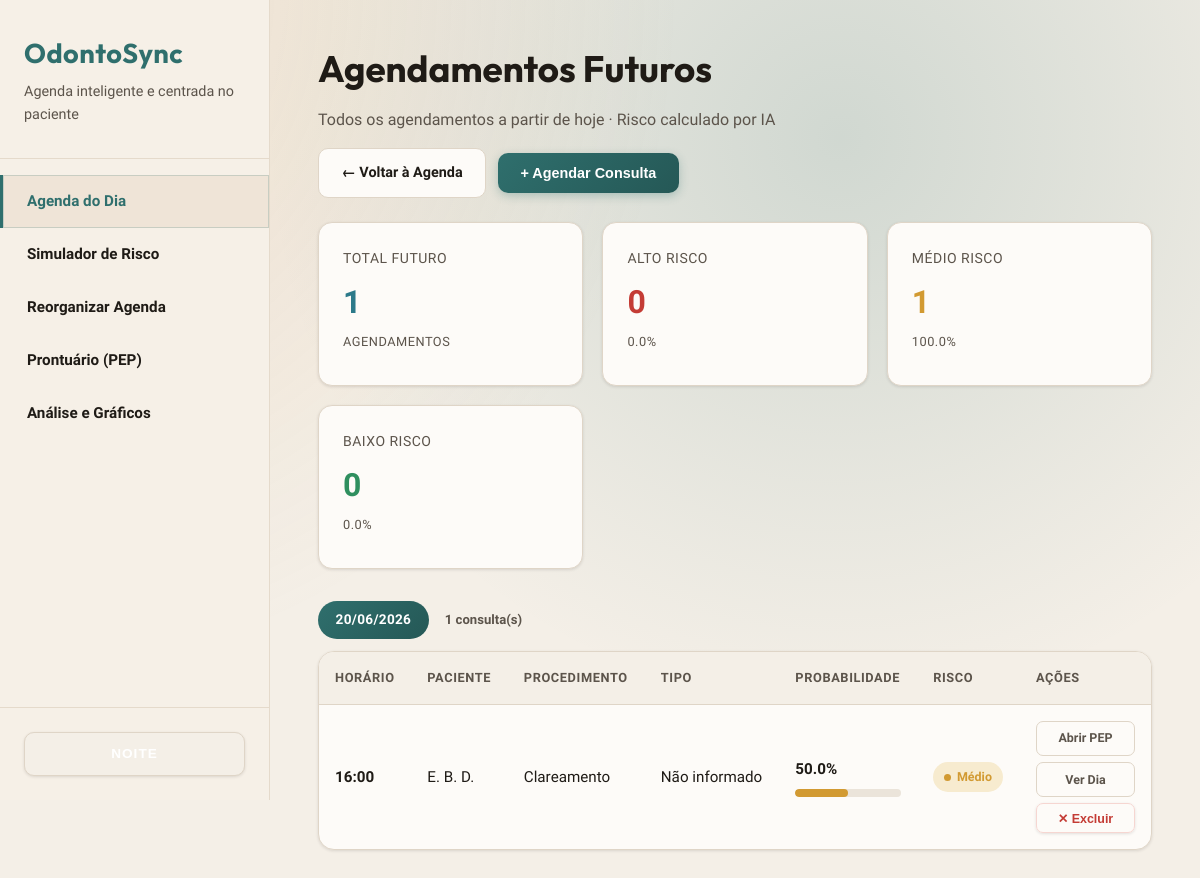
Before: /agendamentos-futuros with the older database file.
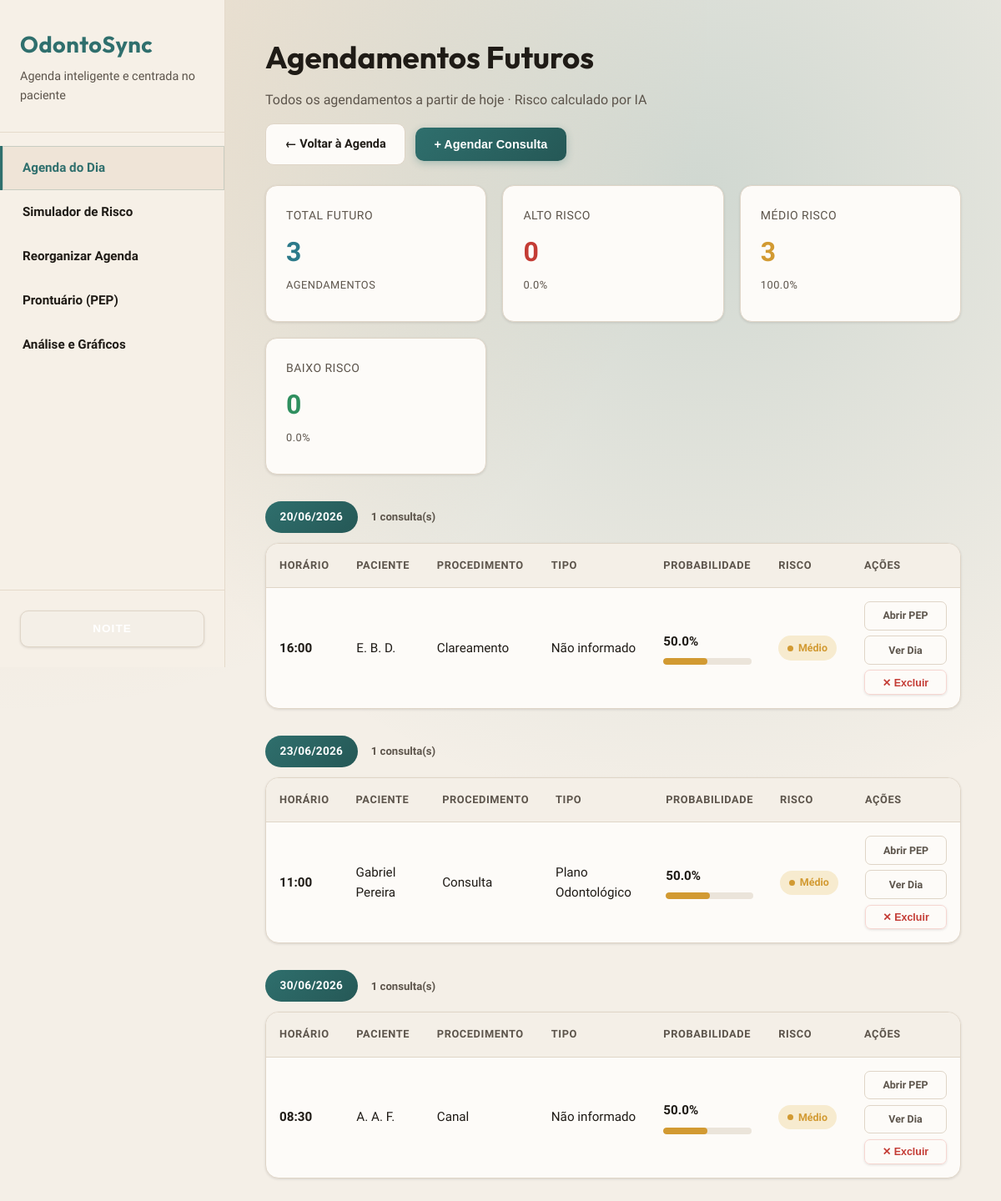
After: the same page with the newer database file.
### tables this page shows
CREATE TABLE pacientes (
            id TEXT PRIMARY KEY,
            nome TEXT NOT NULL,
            faixa_etaria TEXT NOT NULL,
            tipo_pagamento TEXT NOT NULL,
            faltas_anteriores INTEGER DEFAULT 0,
            taxa_historica REAL DEFAULT 0.0,
            tempo_como_paciente INTEGER DEFAULT 0,
            created_at TIMESTAMP DEFAULT CURRENT_TIMESTAMP,
            updated_at TIMESTAMP DEFAULT CURRENT_TIMESTAMP
        , fumante INTEGER DEFAULT 0, doenca_cronica INTEGER DEFAULT 0, complexidade_tratamento TEXT DEFAULT 'Baixa', photo_url TEXT, lgpd_mask INTEGER DEFAULT 1);

### app/routes/agenda.py (the view)
@bp.route('/agendamentos-futuros')
def agendamentos_futuros():
    hoje = datetime.now().strftime('%Y-%m-%d')
    conn = get_connection()
    cursor = conn.cursor()
    cursor.execute('''
        SELECT c.*, p.nome, p.faixa_etaria, p.tipo_pagamento, p.faltas_anteriores,
               p.taxa_historica, p.tempo_como_paciente,
               p.fumante, p.doenca_cronica, p.complexidade_tratamento, p.photo_url
        FROM consultas c
        JOIN pacientes p ON c.paciente_id = p.id
        WHERE c.data >= ? AND c.status_atendimento IS NULL
        ORDER BY c.data ASC, c.horario ASC
    ''', (hoje,))
    todas_consultas = cursor.fetchall()
    conn.close()
    consultas_com_risco, stats = _calcular_risco_consultas(todas_consultas) if todas_consultas else ([], {'total': 0, 'alto_risco': 0, 'medio_risco': 0, 'baixo_risco': 0})
    from collections import OrderedDict
    consultas_por_data = OrderedDict()
    for c in consultas_com_risco:
        d = c['data']
        if d not in consultas_por_data:
            consultas_por_data[d] = []
        consultas_por_data[d].append(c)
    datas_disponiveis = get_datas_com_consultas(hoje)
    return render_template(
        'agendamentos_futuros.html',
        consultas_por_data=consultas_por_data,
        stats=stats,
        hoje=hoje,
        datas_disponiveis=datas_disponiveis,
        active_page='agenda'
    )

### app/ml/inferencia.py (called while the page is built)
def carregar_modelo():
    global _modelo, _encoders
    if _modelo is None or _encoders is None:
        if not os.path.exists(Config.MODELO_PATH):
            raise FileNotFoundError(
                f"Modelo não encontrado em {Config.MODELO_PATH}. "
                "Execute primeiro: python -m app.ml.treinar"
            )
        _modelo = joblib.load(Config.MODELO_PATH)
        _encoders = joblib.load(Config.ENCODERS_PATH)
        print("[OK] Modelo e encoders carregados")
    return _modelo, _encoders

def prever_e_classificar(dados_consulta):
    probabilidade = prever_risco(dados_consulta)
    categoria, cor = classificar_risco(probabilidade)
    recomendacao = recomendar_acao(probabilidade, categoria)
    return {
        'probabilidade': round(probabilidade * 100, 1),  # Converter para %
        'probabilidade_decimal': probabilidade,
        'categoria': categoria,
        'cor': cor,
        'recomendacao': recomendacao
    }

### app/models/database.py (called while the page is built, shortened)
def _ensure_schema(conn):
    global _schema_checked
    if _schema_checked:
        return

def get_connection():
    conn = sqlite3.connect(Config.DATABASE_PATH)
    conn.row_factory = sqlite3.Row  # Permite acessar colunas por nome
    _ensure_schema(conn)
    return conn

def get_datas_com_consultas(data_inicio=None):
    conn = get_connection()
    cursor = conn.cursor()
    if data_inicio:
        cursor.execute(
            'SELECT DISTINCT data FROM consultas WHERE data >= ? ORDER BY data ASC LIMIT 60',
            (data_inicio,)
        )
    else:
        cursor.execute('SELECT DISTINCT data FROM consultas ORDER BY data ASC LIMIT 60')
    rows = cursor.fetchall()
    conn.close()
    return [r['data'] for r in rows]

### app/templates/agendamentos_futuros.html (shortened to what this page needs)
{% extends "base.html" %}
{% block content %}
<div class="future-toolbar">
  <div class="page-header" style="margin-bottom:0">
    <h1 class="page-title">Agendamentos Futuros</h1>
    <p class="page-subtitle">Todos os agendamentos a partir de hoje · Risco calculado por IA</p>
  </div>
  <div class="toolbar-actions">
    <a href="/" class="btn-secondary">← Voltar à Agenda</a>
    <button class="btn-primary" onclick="abrirModalAgendar()">+ Agendar Consulta</button>
  </div>
</div>
<div class="stats-grid">
  <div class="stat-card info">
    <div class="stat-label">Total Futuro</div>
    <div class="stat-value">{{ stats.total }}</div>
    {% if stats.total > 0 %}<div class="stat-label">agendamentos</div>{% endif %}
  </div>
  <div class="stat-card danger">
    <div class="stat-label">Alto Risco</div>
    <div class="stat-value">{{ stats.alto_risco }}</div>
    {% if stats.total > 0 %}<div class="stat-label">{{ ((stats.alto_risco / stats.total) * 100) | round(1) }}%</div>{% endif %}
  </div>
  <div class="stat-card warning">
    <div class="stat-label">Médio Risco</div>
    <div class="stat-value">{{ stats.medio_risco }}</div>
    {% if stats.total > 0 %}<div class="stat-label">{{ ((stats.medio_risco / stats.total) * 100) | round(1) }}%</div>{% endif %}
  </div>
  <div class="stat-card success">
    <div class="stat-label">Baixo Risco</div>
    <div class="stat-value">{{ stats.baixo_risco }}</div>
    {% if stats.total > 0 %}<div class="stat-label">{{ ((stats.baixo_risco / stats.total) * 100) | round(1) }}%</div>{% endif %}
  </div>
</div>
{% if consultas_por_data %}
  {% for data, consultas in consultas_por_data.items() %}
  <div class="date-group">
    <div class="date-group-header">
      <span class="date-badge {% if data == hoje %}hoje{% endif %}">
        {% if data == hoje %}Hoje{% else %}{{ data[8:10] }}/{{ data[5:7] }}/{{ data[0:4] }}{% endif %}
      </span>
      <span class="date-count">{{ consultas|length }} consulta(s)</span>
    </div>
    <div class="table-container">
      <table>
        <thead>
          <tr>
            <th>Horário</th>
            <th>Paciente</th>
            <th>Procedimento</th>
            <th>Tipo</th>
            <th class="risco-cell">Probabilidade</th>
            <th>Risco</th>
            <th class="action-cell">Ações</th>
          </tr>
        </thead>
        <tbody>
          {% for c in consultas %}
          <tr id="fut-row-{{ c.id }}">
            <td>
              <strong>{{ c.horario }}</strong>
            </td>
            <td>{{ c.nome }}</td>
            <td>{{ c.procedimento }}</td>
            <td>{{ c.tipo_pagamento }}</td>
            <td class="risco-cell">
              <strong>{{ c.risco.probabilidade }}%</strong>
              <div class="progress-bar">
                <div class="progress-fill {{ c.risco.cor }}"
                     style="width: {{ c.risco.probabilidade }}%"></div>
              </div>
            </td>
            <td>
              <span class="risk-chip {{ c.risco.cor }}">
                <span class="risk-dot"></span>{{ c.risco.categoria }}
              </span>
            </td>
            <td class="action-cell">
              <div class="action-group">
                <a href="/prontuario/{{ c.paciente_id }}" class="action-btn ghost">Abrir PEP</a>
                <a href="/?data={{ c.data }}" class="action-btn ghost">Ver Dia</a>
                <button class="action-btn danger-ghost"
                        onclick="excluirConsulta({{ c.id }})">✕ Excluir</button>
              </div>
            </td>
          </tr>
          {% endfor %}
        </tbody>
      </table>
    </div>
  </div>
  {% endfor %}
{% endif %}
{% endblock %}

### app/templates/base.html (shortened to what this page needs)
<!DOCTYPE html>
<html lang="pt-BR">
<head>
    <link rel="stylesheet" href="{{ url_for('static', filename='css/style.css') }}">
</head>
<body>
    <aside class="sidebar">
        <div class="sidebar-header">
            <h1 class="logo">OdontoSync</h1>
            <p class="subtitle">Agenda inteligente e centrada no paciente</p>
        </div>
        <nav class="sidebar-nav">
            <a href="/" class="nav-item {% if active_page == 'agenda' %}active{% endif %}">
                <span>Agenda do Dia</span>
            </a>
            <a href="/simular" class="nav-item {% if active_page == 'simulacao' %}active{% endif %}">
                <span>Simulador de Risco</span>
            </a>
            <a href="/reorganizacao" class="nav-item {% if active_page == 'reorganizacao' %}active{% endif %}">
                <span>Reorganizar Agenda</span>
            </a>
            <a href="/prontuario/" class="nav-item {% if active_page == 'prontuario' %}active{% endif %}">
                <span>Prontuário (PEP)</span>
            </a>
            <a href="/graficos" class="nav-item {% if active_page == 'graficos' %}active{% endif %}">
                <span>Análise e Gráficos</span>
            </a>
        </nav>
        <div class="sidebar-footer">
            <button id="theme-toggle" class="theme-toggle" title="Alternar tema">
                <span class="theme-icon dark-mode">NOITE</span>
            </button>
        </div>
    </aside>
    <main class="main-content">
        {% block content %}{% endblock %}
    </main>
</body>
</html>

### app/templates/agendamentos_futuros.html (style rules this page uses)
.future-toolbar { display: flex; align-items: center; justify-content: space-between; flex-wrap: wrap; gap: 1rem; margin-bottom: 1.5rem; }
.toolbar-actions { display: flex; gap: 0.75rem; flex-wrap: wrap; align-items: center; }
.btn-primary { display: inline-flex; align-items: center; gap: 0.5rem; padding: 0.75rem 1.4rem; background: linear-gradient(135deg, var(--accent-primary), var(--accent-hover)); color: #fff; border: none; border-radius: 10px; font-size: 0.9rem; font-weight: 700; cursor: pointer; transition: var(--transition); box-shadow: 0 3px 10px rgba(47,111,109,0.3); text-decoration: none; white-space: nowrap; }
.btn-secondary { display: inline-flex; align-items: center; gap: 0.5rem; padding: 0.75rem 1.4rem; background: var(--bg-primary); color: var(--text-primary); border: 1px solid var(--border-color); border-radius: 10px; font-size: 0.9rem; font-weight: 600; cursor: pointer; transition: var(--transition); text-decoration: none; white-space: nowrap; }
.date-group { margin-bottom: 2rem; }
.date-group-header { display: flex; align-items: center; gap: 1rem; margin-bottom: 0.75rem; }
.date-badge { display: inline-flex; align-items: center; gap: 0.5rem; padding: 0.5rem 1.1rem; background: linear-gradient(135deg, var(--accent-primary), var(--accent-hover)); color: #fff; border-radius: 20px; font-size: 0.85rem; font-weight: 700; letter-spacing: 0.3px; }
.date-count { font-size: 0.82rem; color: var(--text-secondary); font-weight: 600; }
.risco-cell { min-width: 120px; }
.action-cell { min-width: 130px; }
.action-group { display: flex; flex-direction: column; gap: 0.4rem; }
.action-btn { display: block; width: 100%; padding: 0.4rem 0.7rem; border-radius: 7px; font-size: 0.78rem; font-weight: 600; border: none; cursor: pointer; transition: var(--transition); text-align: center; text-decoration: none; }
.action-btn.ghost { background: transparent; color: var(--text-secondary); border: 1px solid var(--border-color); }
.action-btn.danger-ghost { background: transparent; color: var(--danger); border: 1px solid var(--danger-bg); }
.risk-chip { display: inline-flex; align-items: center; gap: 0.35rem; padding: 0.3rem 0.7rem; border-radius: 20px; font-size: 0.78rem; font-weight: 700; }
.risk-chip.warning { background: var(--warning-bg); color: var(--warning); }
.risk-dot { width: 7px; height: 7px; border-radius: 50%; display: inline-block; }
.warning .risk-dot { background: var(--warning); }

Changed rows visible on the page:
added pacientes: horario "11:00", nome "Gabriel Pereira", procedimento "Consulta", tipo_pagamento "Plano Odontológico", risco.probabilidade "50.0", risco.categoria "Médio", shown under "23"
now on this page (row edited): pacientes: horario "08:30", nome "A. A. F.", procedimento "Canal", tipo_pagamento "Não informado", risco.probabilidade "50.0", risco.categoria "Médio", shown under "30"
Other visible differences:
{{ stats.total }}: "1" → "3"
{{ stats.medio_risco }}: "1" → "3"
new list line: "23 / 06 / 2026 1 consulta(s) HORÁRIO PACIENTE PROCEDIMENTO TIPO PROBABILIDADE RISCO AÇÕES"
new list line: "30 / 06 / 2026 1 consulta(s) HORÁRIO PACIENTE PROCEDIMENTO TIPO PROBABILIDADE RISCO AÇÕES"
